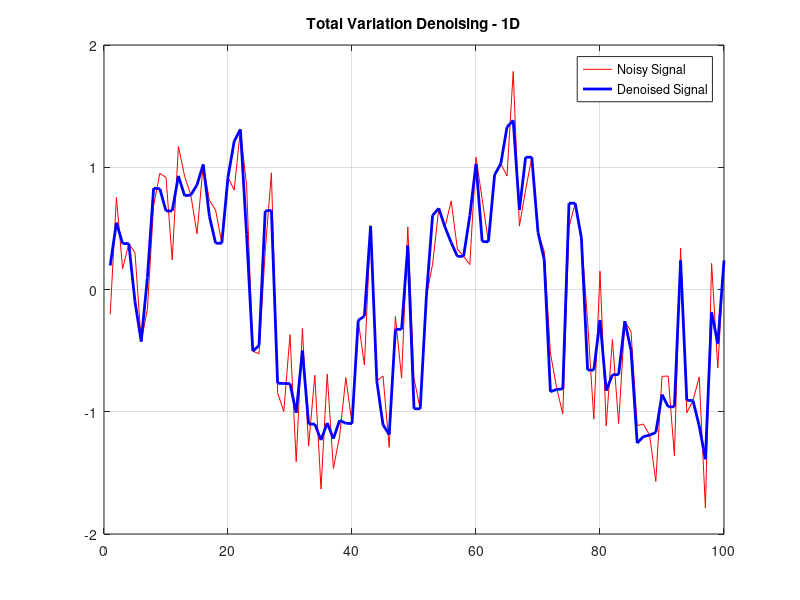

This chart was generated by the following MATLAB code: (Note: this script raises an error after producing the figure.)

n = linspace(0, 4*pi, 100);
y = 0.5*randn(100,1) + sin(n(:)); % Generate noisy signal

function x_denoised = tv_denoise(y, lambda, iter)
    % Implements Chambolle's algorithm for Total Variation Denoising (1D)
    % 
    % Inputs:
    %   y      - Noisy input signal (1D array)
    %   lambda - Regularization parameter (higher = smoother)
    %   iter   - Number of iterations (default: 50)
    %
    % Output:
    %   x_denoised - Denoised signal
    y = y(:);
    if nargin < 3
        iter = 50; % Default number of iterations
    end
    
    % Initialize variables
    x = y; 
    p = zeros(length(y), 1); % p should be one element smaller than x
    tau = 0.25;

    for k = 1:iter
        % Compute divergence (div_p) and update x
        div_p = [diff(p); 0];  
        x_new = y - lambda * div_p; 
        
        % Update p, making sure dimensions match
        div_x_nw = [diff(x_new); 0];
        p = p + tau * div_x_nw;
        p = p ./ max(1, abs(p)); 
        
        % Update x
        x = x_new;
    end
    
    x_denoised = x;
end

%%

lambda = 0.2;  % Regularization parameter
x_denoised = tv_denoise(y, lambda, 100);

figure;
plot(y, 'r'); hold on; grid on;
plot(x_denoised, 'b', 'LineWidth', 2);
legend('Noisy Signal', 'Denoised Signal');
title('Total Variation Denoising - 1D');


% TV Denoising
mu = 0.2;
tol = 1e-4;
[M, N] = size(y);

[y_opt] = IRLS_TV(y,speye(M*N),mu,M,N,tol,ones(size(M*N)),ones(M*N,1));

figure;
plot(y, 'r', 'DisplayName', 'Original'); hold on; grid on;
plot(x_denoised, 'b--', 'LineWidth', 2, 'DisplayName', 'TV v1');
plot(y_opt, 'k--', 'LineWidth', 2, 'DisplayName', 'TV IRLS');
legend('Location', 'best');
title('Total Variation Denoising - 1D');

%% TNV Denoising 1D signals


clc; clear; close all;

% Generate synthetic 1D parallel signals with different noise levels
M = 5;   % Number of signals
N = 200; % Signal length
x = linspace(0, 2*pi, N);
X_clean = repmat(sin(x), M, 1); % Parallel clean signals

% Define noise levels
noise_levels = 1*[0.05, 0.1, 0.2, 0.3, 0.5]; % Different noise strengths
X_noisy = X_clean; % Initialize

for i = 1:M
    X_noisy(i, :) = X_clean(i, :) + noise_levels(i) * randn(1, N);
end

% Apply TNV denoising
lambda = 1.2;   % Regularization parameter
max_iter = 200; % Maximum iterations
tol = 1e-4;     % Convergence tolerance

X_denoised = total_nuclear_variation_denoising(X_noisy, lambda, max_iter, tol);

% Plot results
figure;
subplot(3,1,1);
plot(x, X_clean', 'k', 'LineWidth', 1.5);
title('Original Signals');

subplot(3,1,2);
plot(x, X_noisy', 'r');
title('Noisy Signals with Different Noise Levels');
hold on;
plot(x, X_denoised', 'b', 'LineWidth', 1.5);

subplot(3,1,3);
plot(x, X_denoised', 'b', 'LineWidth', 1.5);
title('Denoised Signals with TNV');

% Function for TNV Denoising
function X_denoised = total_nuclear_variation_denoising(X_noisy, lambda, max_iter, tol)
    [M, N] = size(X_noisy);
    D = diff(eye(N));  % Finite difference operator
    Dt = D';  % Transpose of D

    X = X_noisy;  % Initialize with noisy input
    step_size = 0.05;  % Fixed step size

    for iter = 1:max_iter
        DX = X * Dt;  % Compute finite differences
        
        % Singular Value Thresholding (SVT)
        [U, S, V] = svd(DX, 'econ');
        S_thresh = max(S - lambda, 0);  % Soft thresholding
        DX_new = U * S_thresh * V';  % Reconstruct denoised differences

        % Update X
        X_new = X_noisy - step_size * (X * Dt - DX_new) * D;

        % Convergence check
        if norm(X_new - X, 'fro') / norm(X, 'fro') < tol
            break;
        end
        X = X_new;
    end

    X_denoised = X;
end


%% Create signals (Mar W4)

% Parameters
num_points      = 100;         % Number of points in each column (x-axis samples)
num_cols        = 50;          % Number of columns (different intercepts)
slope           = 2;                 % Desired slope of the linear function
intercept_range = [-5, 5];  % Range of intercepts (randomly chosen for each column)
noise_level     = 1.5;          % Noise standard deviation

x = linspace(0, 10, num_points)';  % x-axis (column vector)
% x_array = x*ones(1, num_points);
x_array = repmat(x, [1, num_cols]);

% Preallocate the array to store noisy columns
y_array = zeros(num_points, num_cols);

% Generate noisy columns
for i = 1:num_cols
    intercept       = rand * (intercept_range(2) - intercept_range(1)) + intercept_range(1);  % Random intercept
    % disp(intercept);
    y_clean         = slope * x + intercept;  % Generate clean line
    y_noisy         = y_clean + noise_level * randn(size(y_clean));  % Add noise
    y_array(:, i)   = y_noisy;  % Store in the array
end

figure;
plot(x, y_array, 'LineWidth', 1);
title('Generated Linear Functions with Noise');
xlabel('x-axis');
ylabel('y-axis');
grid on;

% CGS SOLUTION ALL
b = y_array(:);
A = x_array(:);
At = A';
slope_cgs = cgs(At*A, At*b);
fprintf('Slope CGS: %f (GT= %.2f)\n', slope_cgs, slope);

% CGS PER ITERATION
vect = @(x) x(:);
slope_cgs_col = zeros(1, num_cols);
for i = 1:num_cols
    b  = vect(y_array(:, i));
    A  = vect(x_array(:, i));
    At = A';
    slope_cgs_col(1, i) = cgs(At*A, At*b);
end
fprintf('Slope CGS mean: %f (GT= %.2f)\n', mean(slope_cgs_col), slope);
figure, 
stem(slope_cgs_col),
yline(mean(slope_cgs_col), 'k--', 'DisplayName', num2str(mean(slope_cgs_col)))
xlabel('Ncol'), ylabel('Slope')
legend('Location', 'best')

%% TNV Regularization specs

% Parameters
num_points      = 100;         % Number of points in each column (x-axis samples)
num_cols        = 50;          % Number of columns (different intercepts)
slope           = 2;           % Desired slope of the linear function
intercept_range = [-5, 5];     % Range of intercepts (randomly chosen for each column)
noise_level     = 1.5;         % Noise standard deviation

x = linspace(0, 10, num_points)';  % x-axis (column vector)
% x_array = x*ones(1, num_points);
x_array = repmat(x, [1, num_cols]);

% Preallocate the array to store noisy columns
y_clean = zeros(num_points, num_cols);
y_array = zeros(num_points, num_cols);

% Generate noisy columns
for i = 1:num_cols
    intercept       = rand * (intercept_range(2) - intercept_range(1)) + intercept_range(1);  % Random intercept
    % disp(intercept);
    y_clean(:, i)   = slope * x + intercept;  % Generate clean line
    y_noisy         = y_clean(:, i)  + noise_level * randn(size(y_clean(:, i)));  % Add noise
    y_array(:, i)   = y_noisy;  % Store in the array
end

% CGS SOLUTION ALL
b = y_array(:);
A = x_array(:);
At = A';
slope_cgs = cgs(At*A, At*b);
fprintf('Slope CGS: %f (GT= %.2f)\n', slope_cgs, slope);

fprintf('================================================\n')
%%
%%%%%%%%%%%%%%%% TNV  %%%%%%%%%%%%%%%%
lambda   = 2;  % Regularization parameter
max_iter = 20;
tol = 2e-3;
[y_denoised, cost1, err1, fid1, reg1, iter1] = TNV_regularization(y_array, lambda, max_iter, tol);

b = y_denoised(:);
A = x_array(:);
At = A';
slope_cgs = cgs(At*A, At*b);
fprintf('TNV Denoised Slope CGS: %f (GT= %.2f)\n', slope_cgs, slope);

%%%%%%%%%%%%% TNV PRIMAL DUAL EMZ  %%%%%%%%%%%%%
weightEstimators = ones(num_cols, 1);
lambda = 2;
tau = 0.01;
maxIter = 300;
tol = 0.5e-3;
stableIter = 5;

[y_denoised2, cost2, err2, fid2, reg2] = pdo_den_wtnv_1d(y_array, lambda, tau, maxIter, tol, stableIter, weightEstimators);

b = y_denoised2(:);
A = x_array(:);
At = A';
slope_cgs = cgs(At*A, At*b);
fprintf('EMZ TNV Denoised Slope CGS: %f (GT= %.2f)\n', slope_cgs, slope);

%%
figure;
set(gcf, 'Units', 'pixels', 'Position', [100, 100, 1800, 600]); % [x, y, width, height]   

subplot(141)
plot(x, y_clean(:,1:10:50), 'LineWidth', 1);
title('Clean Linear Functions');
xlabel('x-axis');
ylabel('y-axis');
ylim([-5 25]);
grid on;

subplot(142)
plot(x, y_array(:,1:10:50), 'LineWidth', 1);
title('Generated Linear Functions with Noise');
xlabel('x-axis');
ylabel('y-axis');
ylim([-5 25]);
grid on;

subplot(143)
plot(x, y_denoised(:,1:10:50), 'LineWidth', 1);
title('TNV Denoised linear functions');
xlabel('x-axis');
ylabel('y-axis');
ylim([-5 25]);
grid on;

subplot(144)
plot(x, y_denoised2(:,1:10:50), 'LineWidth', 1);
title('TNVv2 Denoised linear functions');
xlabel('x-axis');
ylabel('y-axis');
ylim([-5 25]);
grid on;


%%

figure, 
set(gcf, 'Units', 'pixels', 'Position', [100, 100, 1800, 600]); % [x, y, width, height]   

subplot(141)
plot(cost1, 'DisplayName', 'Cost1')
hold on, grid on
plot(cost2, 'DisplayName', 'Cost2')
hold off;
xlabel('Iter')
title('Cost')
legend('Location', 'northeast')
xlim([0 250])

subplot(142)
plot(fid1, 'DisplayName', 'Fid1')
hold on, grid on
plot(fid2, 'DisplayName', 'Fid2')
hold off;
xlabel('Iter')
title('Fid')
legend('Location', 'northeast')
xlim([0 250])

subplot(143)
plot(reg1, 'DisplayName', 'Reg1')
hold on, grid on
plot(reg2, 'DisplayName', 'Reg2')
hold off;
xlabel('Iter')
title('Reg')
legend('Location', 'northeast')
xlim([0 250])

subplot(144)
plot(err1, 'DisplayName', 'Err1')
hold on, grid on
plot(err2, 'DisplayName', 'Err2')
yline(tol, 'k--')
hold off;
xlabel('Iter')
title('Error')
legend('Location', 'northeast')
xlim([0 250])
ylim([0 0.005])
%%

% function [a_local_tnv, y_denoised] = TNV_regularization(x_temp, y_temp, lambda, max_iter)
%     % Inputs:
%     % - x_temp: The repeated vector of X (size: 47 x 90)
%     % - y_temp: The matrix to be denoised (size: 47 x 90)
%     % - lambda: Regularization parameter (default: 1e-3)
%     % - max_iter: Maximum number of iterations (default: 50)
% 
%     if nargin < 3, lambda = 1e-3; end
%     if nargin < 4, max_iter = 50; end
% 
%     % Flatten inputs
%     x_vec = x_temp(:);       % Flatten X
%     y_vec = y_temp(:);        % Flatten Y
% 
%     % Initialize variables
%     y_denoised = y_temp;  % Start with the original measurements
%     tol = 1e-6;
% 
%     for iter = 1:max_iter
%         % Step 1: Solve Linear System with `cgs()`
%         XTX = (x_vec' * x_vec + lambda * eye(length(x_vec)));
%         XTy = (x_vec' * y_denoised(:));
% 
%         % Using Conjugate Gradient Solver
%         a_local_tnv = cgs(XTX, XTy, 1e-6, 100);  % CGS instead of direct inversion
% 
%         % Step 2: Compute Residuals and Reshape to Matrix Form
%         y_denoised_matrix = reshape(y_vec - x_vec * a_local_tnv, size(y_temp));
% 
%         % Step 3: Apply TNV Denoising to the Matrix
%         y_denoised_matrix = apply_TNV(y_denoised_matrix, lambda);
% 
%         % Step 4: Flatten the result back to a vector
%         y_denoised = y_denoised_matrix(:);
% 
%         % Step 5: Check Convergence
%         if norm(x_vec * a_local_tnv - y_vec) / norm(y_vec) < tol
%             break;
%         end
%     end
% 
%     fprintf('TNV Regularization completed in %d iterations\n', iter);
% end
% 
% 
% function y_tnv = apply_TNV(y_matrix, lambda)
%     % Apply TNV denoising using Singular Value Thresholding (SVT)
%     [U, S, V] = svd(y_matrix, 'econ');
% 
%     % Apply soft-thresholding to the singular values
%     S_thresholded = max(S - lambda, 0);
% 
%     % Reconstruct the matrix
%     y_tnv = U * S_thresholded * V';
% end
